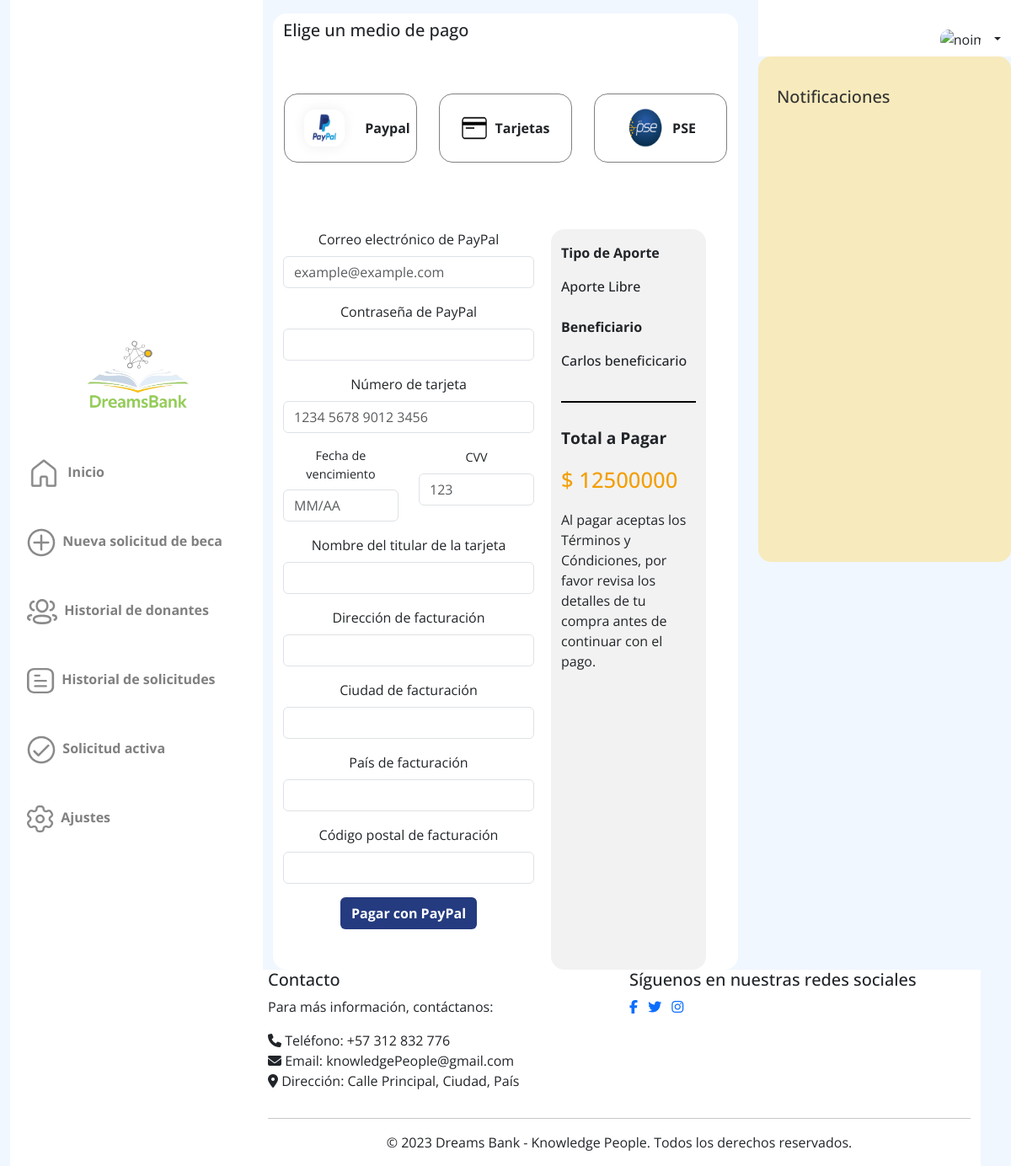
/scholarships/paymentpaypal/1/, run on the app's committed database.
### scholarships/models.py (models this page shows, shortened)
class PartialTransaction(models.Model):
    date_transaction = models.DateTimeField(auto_now_add=True)
    amount = models.IntegerField()
    payment = models.CharField(max_length=120)
    optionspay = (
        ('PSE', 'PSE'),
        ('Cards', 'Card'),
        ('PayPal', 'PayPal')
    )
    type_pay = models.CharField(max_length=200, choices=optionspay, null=True)
    donor_user = models.ForeignKey(User, on_delete=models.CASCADE, null=True, blank=True, related_name="partialtransaction_donator")
    scolarship_donation = models.ForeignKey(Scholarship, on_delete=models.CASCADE, null=True, blank=True, related_name='partialtransaction_donations')
    institution_donation = models.ForeignKey(Institution, on_delete=models.CASCADE, null=True, blank=True, related_name='partialtransaction_donations')

class Scholarship(models.Model):
    stratum = models.CharField(max_length=2,null=False)
    photocopy_id = models.FileField(upload_to="files/",null=False, blank=False)
    motivational_letter = models.TextField(max_length=2000,null=False)
    certificate = models.FileField(upload_to="files/",null=False, blank=False)
    value_period = models.IntegerField(null=False)
    icfes_score = models.IntegerField(null=False)
    period_current = models.IntegerField(null=False)
    program_adm = models.CharField(max_length=40,null=False)
    optionsapplication = (('NI','Nuevo Ingreso'),
              ('A','Antiguo'))
    application_type = models.CharField(max_length=40,choices=optionsapplication,null=False)
    optionsstate = (('P','Pendiente'),
                     ('A','Aceptada'),
                     ('R','Rechazada'))
    state = models.CharField(max_length=30,choices=optionsstate,null=False)
    total_periods = models.IntegerField(null=False)
    optionsactive = (('AC','Activo'),
                     ('IN','Inactivo'))
    active = models.CharField(max_length=20,choices=optionsactive,default='Activo',null=False)
    date_application = models.DateTimeField(auto_now_add=True)
    id_user = models.ForeignKey(Beneficiary,null=False,blank=False,on_delete=models.CASCADE)
    institution = models.ForeignKey(Institution,null=False,blank=False, on_delete=models.CASCADE)

### users/models.py (models this page shows, shortened)
class User(AbstractBaseUser, PermissionsMixin):
    username=None
    BENEFICIARY=1
    NATURALDONOR=2
    LEGALDONOR=3
    INSTITUTION=4
    ADMIN=5
    ROLE_CHOICE=(
          (BENEFICIARY, 'Beneficiario'),
          (NATURALDONOR,'Donante natural'),
          (LEGALDONOR,'Donante juridico'),
          (INSTITUTION,'Institución'),
          (ADMIN,'Admin'),
    )
    TI=1
    CC=2
    CE=3
    NIT=4
    IDTYPE_CHOICE= ((TI,'Tarjeta de Identidad'),
                (CC,'Cédula de Ciudadanía'),
                ( CE,'Cédula extranjera'),
                (NIT,'NIT'))
    email = models.EmailField(_("email address"), unique=True)
    name=models.CharField(max_length=100,null=False)
    profilePicture= models.ImageField(upload_to="users",null=True, blank=True)
    idType = models.PositiveSmallIntegerField(choices=IDTYPE_CHOICE,null=False)
    numID = models.CharField(max_length=10,null=False)
    role=models.PositiveSmallIntegerField(choices=ROLE_CHOICE,null=False)
    date_joined = models.DateTimeField(auto_now_add=True)
    last_login= models.DateTimeField(auto_now_add=True)
    created_date = models.DateTimeField(auto_now_add=True)
    modified_date = models.DateTimeField(auto_now_add=True)
    contact = models.CharField(max_length=15)
    notifications = models.ManyToManyField(Notification)
    is_staff = models.BooleanField(default=False)
    is_active = models.BooleanField(default=True)
    is_admin = models.BooleanField(default=False)
    is_superadmin = models.BooleanField(default=False)
    is_superuser = models.BooleanField(default=False)
    date_joined = models.DateTimeField(default=timezone.now)
    USERNAME_FIELD = "email"
    REQUIRED_FIELDS = ['name', 'idType', 'numID', 'role']
    objects = UserManager()

### scholarships/views.py (the view)
# urls.py: path('paymentpaypal/<int:id>/', views.PaymentsPaypal.as_view(), name='paymentpaypal'),
class PaymentsPaypal(TemplateView):
    def get(self,request,id):
        ptransaction = PartialTransaction.objects.get(id=id)
        if ptransaction.institution_donation!=None:
            data = {'partialTransaction':ptransaction,'paypal':True,'Ins':True}
            return render(request, 'lookpayments.html',data)
        if ptransaction.scolarship_donation!=None:
            data = {'partialTransaction':ptransaction,'paypal':True,'Ben':True}
            return render(request, 'lookpayments.html',data)

### scholarships/templates/lookpayments.html (shortened to what this page needs)
{% extends 'base.html' %} {% load static %}
    {% block header %}
    <link href="{% static '/beneficiaryToDonate.css' %}" rel="stylesheet" />
    <link href="https://cdnjs.cloudflare.com/ajax/libs/font-awesome/5.15.3/css/all.min.css" rel="stylesheet">
    {% endblock %}
    {% block content %}
    <div class="container-fluid" style="background-color: white; border-radius: 1rem;" >
        <div class="row mt-3" >
            <div class="col-lg-12" >
                <h5 class="mt-2">Elige un medio de pago {{ value }}</h5>
            </div>
            <a class="col-lg-4 mt-5 mb-4 btn" href="{% url 'scholarships:paymentpaypal' partialTransaction.id  %}">
                <div class="d-flex flex-column justify-content-center align-items-center" style="border: 0.6px solid gray; border-radius: 1rem;">
                  <div class="d-flex justify-content-center align-items-center flex-grow-1">
                    <img src="/media/images/PayPal.png" class="img-fluid" alt="noimage" style="width: 5rem; height: 5rem; border-radius: 10px; margin-right: 0.5rem;">
                    <p class="mt-3" style="font-weight: 700;">Paypal</p>
                  </div>
                </div>
            </a>
            <a class="col-lg-4 mt-5 mb-4 btn" href="{% url 'scholarships:paymentcard' partialTransaction.id  %}">
                <div class="d-flex flex-column justify-content-center align-items-center" style="border: 0.6px solid gray; border-radius: 1rem;">
                  <div class="d-flex justify-content-center align-items-center flex-grow-1" style="width: 11.6rem; height: 5rem;">
                    <img src="/media/images/image 309.png" class="img-fluid" alt="noimage" style="width: 2rem; height: 2rem; border-radius: 10px; margin-right: 0.5rem;">
                    <p class="mt-3" style="font-weight: 700;">Tarjetas </p>
                  </div>
                </div>
            </a>
              <a class="col-lg-4 mt-5 mb-4 btn" href="{% url 'scholarships:paymentpse' partialTransaction.id  %}">
                <div class="d-flex flex-column justify-content-center align-items-center" style="border: 0.6px solid gray; border-radius: 1rem;">
                  <div class="d-flex justify-content-center align-items-center flex-grow-1" style="width: 11rem; height: 5rem;">
                    <img src="/media/images/image 310.png" class="img-fluid" alt="noimage" style="width: 3rem; height: 3rem; border-radius: 10px; margin-right: 0.5rem;">
                    <p class="mt-3" style="font-weight: 700;">PSE</p>
                  </div>
                </div>
              </a>
        </div>
        {% if paypal %}
        <div class="row mt-5">
            <div class="col-lg-7 ">
            <form class="text-center mb-5" action="{% url 'scholarships:pay1' partialTransaction.id %}" method="post">
                <div class="mb-3">
                  <label for="paypalEmail" class="form-label" style="font-family: 'Open Sans', sans-serif;">Correo electrónico de PayPal</label>
                  <input type="email" class="form-control" id="paypalEmail" placeholder="example@example.com" name="emailinput" required>
                </div>
                <div class="mb-3">
                  <label for="paypalPassword" class="form-label" style="font-family: 'Open Sans', sans-serif;" >Contraseña de PayPal</label>
                  <input type="password" class="form-control" id="paypalPassword" name="passwordinput" required>
                </div>
                <div class="mb-3">
                    <label for="cardNumber" class="form-label">Número de tarjeta</label>
                    <input type="text" class="form-control" id="cardNumber" placeholder="1234 5678 9012 3456" name="numbercardinput" required>
                  </div>
                <div class="row">
                  <div class="col-md-6 mb-3">
                    <label for="cardExpiration" class="form-label" style="font-family: 'Open Sans', sans-serif; font-size: 0.9rem;">Fecha de vencimiento</label>
                    <input type="text" class="form-control" id="cardExpiration" placeholder="MM/AA" name="dateinput" required>
                  </div>
                  <div class="col-md-6 mb-3">
                    <label for="cardCVV" class="form-label" style="font-family: 'Open Sans', sans-serif; font-size: 0.9rem;">CVV</label>
                    <input type="text" class="form-control" id="cardCVV" placeholder="123" name="cvvinput" required>
                  </div>
                </div>
                <div class="mb-3">
                  <label for="cardName" class="form-label" style="font-family: 'Open Sans', sans-serif;">Nombre del titular de la tarjeta</label>
                  <input type="text" class="form-control" id="cardName" name="namecardinput" required>
                </div>
                <div class="mb-3">
                  <label for="billingAddress" class="form-label" style="font-family: 'Open Sans', sans-serif;" >Dirección de facturación</label>
                  <input type="text" class="form-control" id="billingAddress" name="addressinput" required>
                </div>
                <div class="mb-3">
                  <label for="billingCity" class="form-label" style="font-family: 'Open Sans', sans-serif;">Ciudad de facturación</label>
                  <input type="text" class="form-control" id="billingCity" name="citypayinput" required>
                </div>
                <div class="mb-3">
                  <label for="billingCountry" class="form-label" style="font-family: 'Open Sans', sans-serif;">País de facturación</label>
                  <input type="text" class="form-control" id="billingCountry" name="countryinput" required>
                </div>
                <div class="mb-3">
                  <label for="billingZip" class="form-label" style="font-family: 'Open Sans', sans-serif;">Código postal de facturación</label>
                  <input type="text" class="form-control" id="billingZip" name="postalcodeinput" required>
                </div>
                <button type="submit" class="btn " style="font-family: 'Open Sans', sans-serif; font-weight: 700; background-color: #253b80; color: white;">Pagar con PayPal</button>
              </form>
            </div>
            {% if Ins %}
            <div class="mx-2 col-lg-4 d-flex flex-column" style="background-color:#F2F2F2; border-radius: 1rem;">
                <div class="d-flex flex-column mt-3">
                <p style="font-weight: 700; font-size: 1rem;">Tipo de Aporte</p>
                <p style="font-weight: 500; font-size: 1rem;">Aporte Libre</p>
                </div>
                <div class="d-flex flex-column mt-2">
                    <p style="font-weight: 700; font-size: 1rem;">Institucion</p>
                    <p style="font-weight: 500; font-size: 1rem;">{{partialTransaction.institution_donation.name}}</p>
                    </div>
                    <hr style="border-top: 2px solid black; margin: 20px 0; opacity:1; ">
                    <div class="d-flex flex-column mt-2">
                        <p style="font-weight: 700; font-size: 1.2rem;">Total a Pagar</p>
                        <p style="font-weight: 500; font-size: 1.6rem; color: #F29F05;;">$ {{partialTransaction.amount}}</p>
                        </div>
                        <p style="font-weight: 0.4rem;">Al pagar aceptas los Términos y Cóndiciones, por favor revisa los detalles de tu compra antes de continuar con el pago.</p>
            </div>
            {% else %}
            <div class="mx-2 col-lg-4 d-flex flex-column" style="background-color:#F2F2F2; border-radius: 1rem;">
              <div class="d-flex flex-column mt-3">
              <p style="font-weight: 700; font-size: 1rem;">Tipo de Aporte</p>
              <p style="font-weight: 500; font-size: 1rem;">Aporte Libre</p>
              </div>
              <div class="d-flex flex-column mt-2">
                  <p style="font-weight: 700; font-size: 1rem;">Beneficiario </p>
                  <p style="font-weight: 500; font-size: 1rem;">{{partialTransaction.scolarship_donation.id_user.name|capfirst }}</p>
                  </div>
                  <hr style="border-top: 2px solid black; margin: 20px 0; opacity:1; ">
                  <div class="d-flex flex-column mt-2">
                      <p style="font-weight: 700; font-size: 1.2rem;">Total a Pagar</p>
                      <p style="font-weight: 500; font-size: 1.6rem; color: #F29F05;;">$ {{partialTransaction.amount}}</p>
                      </div>
                      <p style="font-weight: 0.4rem;">Al pagar aceptas los Términos y Cóndiciones, por favor revisa los detalles de tu compra antes de continuar con el pago.</p>
          </div>
            {% endif %}
        </div>
        {% endif %}
    </div>
    {% endblock %}

### static/css/_base_menu.css (style rules this page uses)
body { background-color: #F0F7FF; }

### static/css/beneficiaryToDonate.css (style rules this page uses)
:root { --bs-body-font-family:'DM Sans', sans-serif; }
body { background-color: #f0f7ff; font-family: 'Open Sans', sans-serif; }
form { font-family: 'Open Sans', sans-serif; }

### data on the page
PartialTransaction: scolarship_donation.id_user.name "Carlos beneficicario", amount "12500000"
